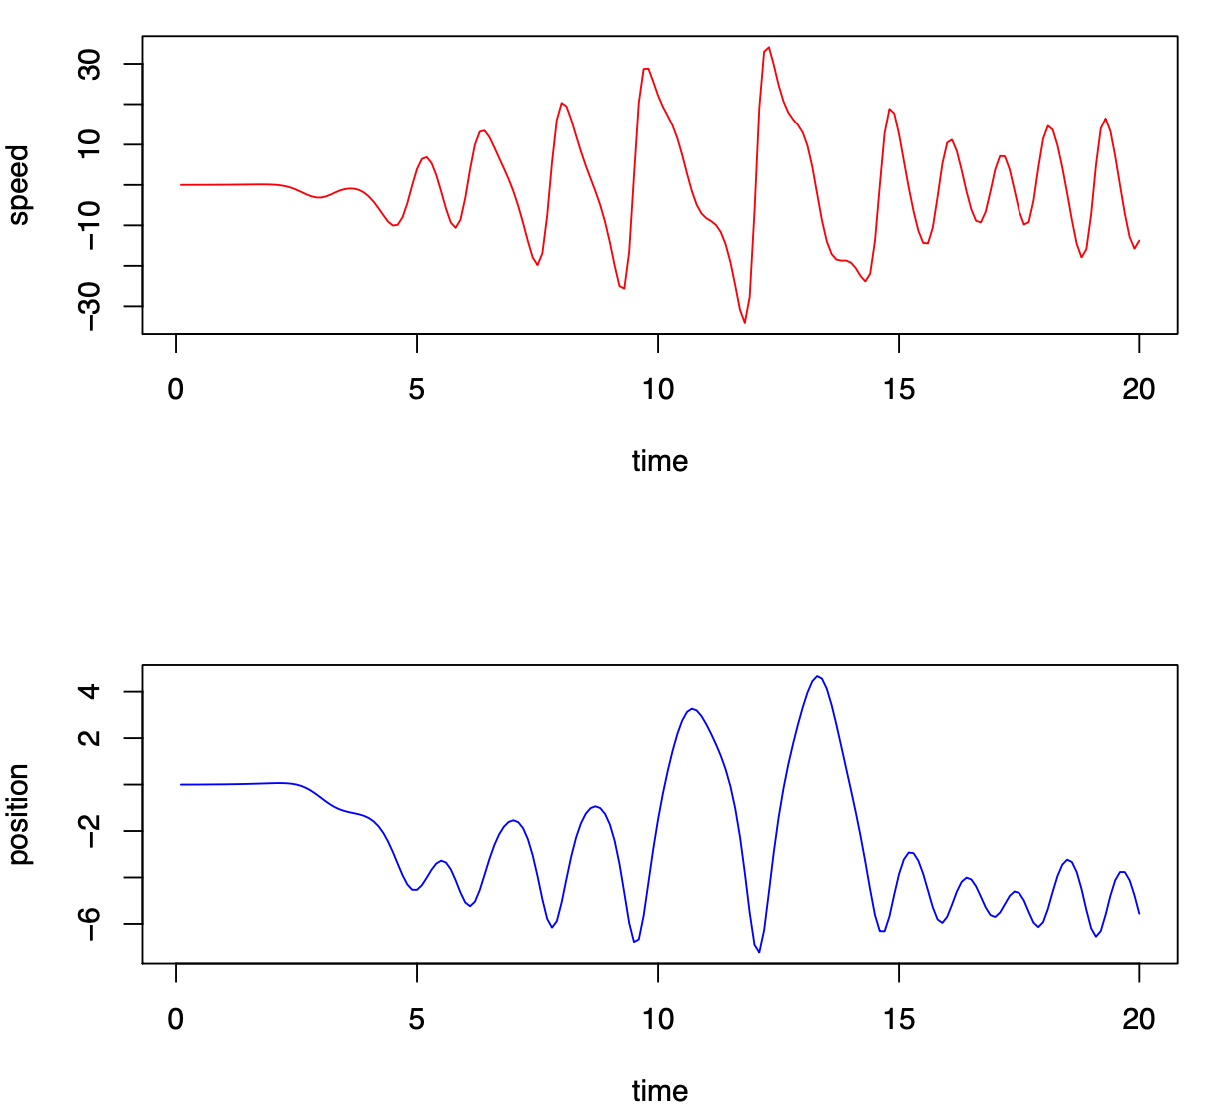

R code for this plot:
par(mfrow=c(2,1))

t = seq(0.1,20,0.1)
speed <- read.csv("./speed.txt", header=FALSE, sep=",")
pos <- read.csv("./pos.txt", header=FALSE, sep=",")
speed <- as.numeric(speed[1:200,1])
pos <- as.numeric(pos[1:200,1])

plot(t, speed, type="l", xlab="time", ylab="speed", col="red")
plot(t, pos, type="l", xlab="time", ylab="position", col="blue")
